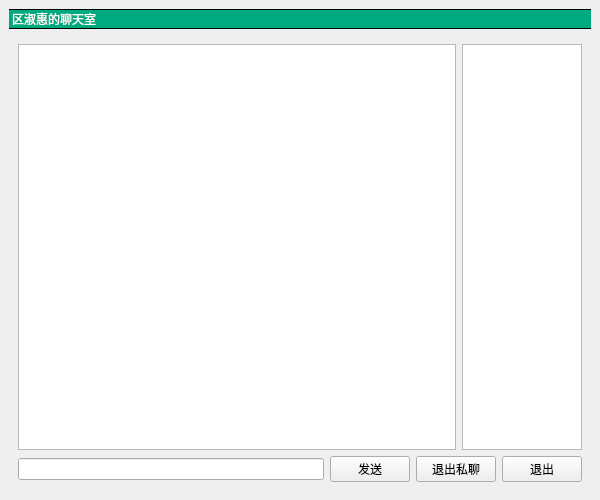
<?xml version="1.0" encoding="UTF-8"?>
<ui version="4.0">
 <class>MainWindow</class>
 <widget class="QMainWindow" name="MainWindow">
  <property name="geometry">
   <rect>
    <x>0</x>
    <y>0</y>
    <width>600</width>
    <height>500</height>
   </rect>
  </property>
  <property name="windowTitle">
   <string>聊天室客户端</string>
  </property>
  <property name="styleSheet">
   <string notr="true">#titleLabel {
    background: white;
    border: none;
    border-bottom: 1px solid black;
    border-top: 1px solid black;
    font: 24pt &quot;黑体&quot;;
    color: rgba(255, 255, 255, 1);
    background-color: rgba(0, 170, 127, 255);
}

#mainFrame {
    background: white;
    border: none;
}

#loginFrame {
    background: linear-gradient(to top, rgba(0, 170, 127, 0.2), rgba(0, 170, 127, 0.2));
    border: 1px solid gray;
    padding: 10px;
    border-radius: 25px;
}</string>
  </property>
  <widget class="QWidget" name="centralwidget">
   <layout class="QVBoxLayout" name="verticalLayout">
    <item>
     <widget class="QLabel" name="titleLabel">
      <property name="text">
       <string>区淑惠的聊天室</string>
      </property>
     </widget>
    </item>
    <item>
     <widget class="QStackedWidget" name="stackedWidget">
      <property name="currentIndex">
       <number>0</number>
      </property>
      <widget class="QWidget" name="chatPage">
       <layout class="QVBoxLayout" name="verticalLayout_3">
        <item>
         <layout class="QHBoxLayout" name="horizontalLayout">
          <item>
           <widget class="QTextEdit" name="roomtextEdit">
            <property name="enabled">
             <bool>true</bool>
            </property>
           </widget>
          </item>
          <item>
           <widget class="QListWidget" name="userlistWidget">
            <property name="maximumSize">
             <size>
              <width>120</width>
              <height>16777215</height>
             </size>
            </property>
           </widget>
          </item>
         </layout>
        </item>
        <item>
         <layout class="QHBoxLayout" name="horizontalLayout_2">
          <item>
           <widget class="QLineEdit" name="saylineEdit"/>
          </item>
          <item>
           <widget class="QPushButton" name="sayButton">
            <property name="text">
             <string>发送</string>
            </property>
           </widget>
          </item>
          <item>
           <widget class="QPushButton" name="exitPrivateButton">
            <property name="enabled">
             <bool>true</bool>
            </property>
            <property name="text">
             <string>退出私聊</string>
            </property>
           </widget>
          </item>
          <item>
           <widget class="QPushButton" name="layoutButton">
            <property name="text">
             <string>退出</string>
            </property>
           </widget>
          </item>
         </layout>
        </item>
       </layout>
      </widget>
      <widget class="QWidget" name="loginPage">
       <layout class="QGridLayout" name="gridLayout">
        <item row="2" column="1">
         <spacer name="verticalSpacer_3">
          <property name="orientation">
           <enum>Qt::Vertical</enum>
          </property>
          <property name="sizeHint" stdset="0">
           <size>
            <width>20</width>
            <height>123</height>
           </size>
          </property>
         </spacer>
        </item>
        <item row="1" column="1">
         <widget class="QFrame" name="loginFrame">
          <property name="styleSheet">
           <string notr="true"/>
          </property>
          <property name="frameShape">
           <enum>QFrame::NoFrame</enum>
          </property>
          <layout class="QVBoxLayout" name="verticalLayout_2">
           <item>
            <layout class="QFormLayout" name="mainFrame">
             <item row="0" column="0">
              <widget class="QLabel" name="label_2">
               <property name="text">
                <string>服务器地址：</string>
               </property>
              </widget>
             </item>
             <item row="0" column="1">
              <widget class="QLineEdit" name="serverEdit">
               <property name="text">
                <string>127.0.0.1</string>
               </property>
              </widget>
             </item>
             <item row="1" column="0">
              <widget class="QLabel" name="label_3">
               <property name="text">
                <string>昵称：</string>
               </property>
              </widget>
             </item>
             <item row="1" column="1">
              <widget class="QLineEdit" name="usernameEdit"/>
             </item>
            </layout>
           </item>
           <item>
            <spacer name="verticalSpacer">
             <property name="orientation">
              <enum>Qt::Vertical</enum>
             </property>
             <property name="sizeType">
              <enum>QSizePolicy::Fixed</enum>
             </property>
             <property name="sizeHint" stdset="0">
              <size>
               <width>20</width>
               <height>10</height>
              </size>
             </property>
            </spacer>
           </item>
           <item>
            <widget class="QPushButton" name="loginButton">
             <property name="text">
              <string>登录聊天室</string>
             </property>
            </widget>
           </item>
          </layout>
         </widget>
        </item>
        <item row="0" column="1">
         <spacer name="verticalSpacer_2">
          <property name="orientation">
           <enum>Qt::Vertical</enum>
          </property>
          <property name="sizeHint" stdset="0">
           <size>
            <width>20</width>
            <height>123</height>
           </size>
          </property>
         </spacer>
        </item>
        <item row="1" column="0">
         <spacer name="horizontalSpacer">
          <property name="orientation">
           <enum>Qt::Horizontal</enum>
          </property>
          <property name="sizeHint" stdset="0">
           <size>
            <width>40</width>
            <height>20</height>
           </size>
          </property>
         </spacer>
        </item>
        <item row="1" column="2">
         <spacer name="horizontalSpacer_2">
          <property name="orientation">
           <enum>Qt::Horizontal</enum>
          </property>
          <property name="sizeHint" stdset="0">
           <size>
            <width>40</width>
            <height>20</height>
           </size>
          </property>
         </spacer>
        </item>
       </layout>
      </widget>
     </widget>
    </item>
   </layout>
  </widget>
 </widget>
 <resources/>
 <connections/>
</ui>
